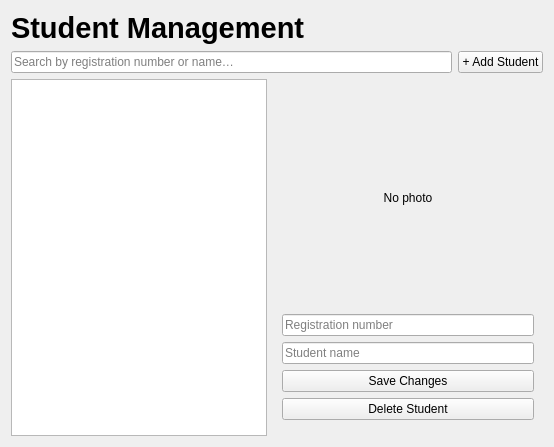
<?xml version="1.0" encoding="UTF-8"?><ui version="4.0"><class>StudentManagementPage</class><widget class="QWidget" name="StudentManagementPage"><layout class="QVBoxLayout">
<item><widget class="QLabel" name="heading"><property name="text"><string>Student Management</string></property><property name="styleSheet"><string>font-size:22pt;font-weight:700;</string></property></widget></item><item><layout class="QHBoxLayout"><item><widget class="QLineEdit" name="searchEdit"><property name="placeholderText"><string>Search by registration number or name…</string></property></widget></item><item><widget class="QPushButton" name="addButton"><property name="text"><string>+ Add Student</string></property></widget></item></layout></item>
<item><layout class="QHBoxLayout"><item><widget class="QTableView" name="studentTable"><property name="sortingEnabled"><bool>true</bool></property><property name="selectionBehavior"><enum>QAbstractItemView::SelectRows</enum></property><property name="selectionMode"><enum>QAbstractItemView::SingleSelection</enum></property></widget></item><item><widget class="QFrame" name="detailFrame"><property name="minimumSize"><size><width>270</width><height>0</height></size></property><layout class="QVBoxLayout"><item><widget class="QLabel" name="photoLabel"><property name="minimumSize"><size><width>220</width><height>220</height></size></property><property name="text"><string>No photo</string></property><property name="alignment"><set>Qt::AlignCenter</set></property></widget></item><item><widget class="QLineEdit" name="regEdit"><property name="placeholderText"><string>Registration number</string></property></widget></item><item><widget class="QLineEdit" name="nameEdit"><property name="placeholderText"><string>Student name</string></property></widget></item><item><widget class="QPushButton" name="saveButton"><property name="text"><string>Save Changes</string></property></widget></item><item><widget class="QPushButton" name="deleteButton"><property name="text"><string>Delete Student</string></property></widget></item><item><spacer name="detailSpacer"><property name="orientation"><enum>Qt::Vertical</enum></property></spacer></item></layout></widget></item></layout></item></layout></widget><resources/><connections/></ui>
